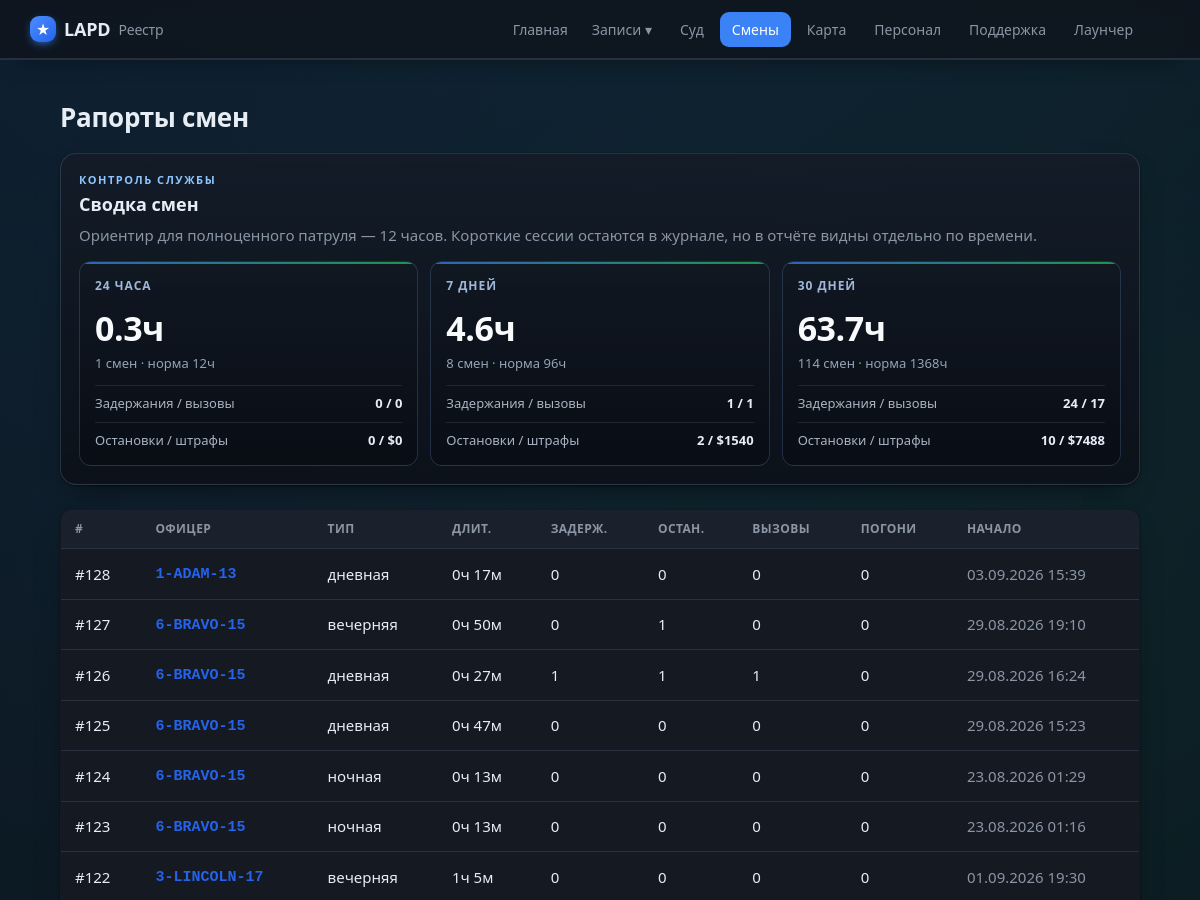
Page /shifts (upper part) on the earlier database version.
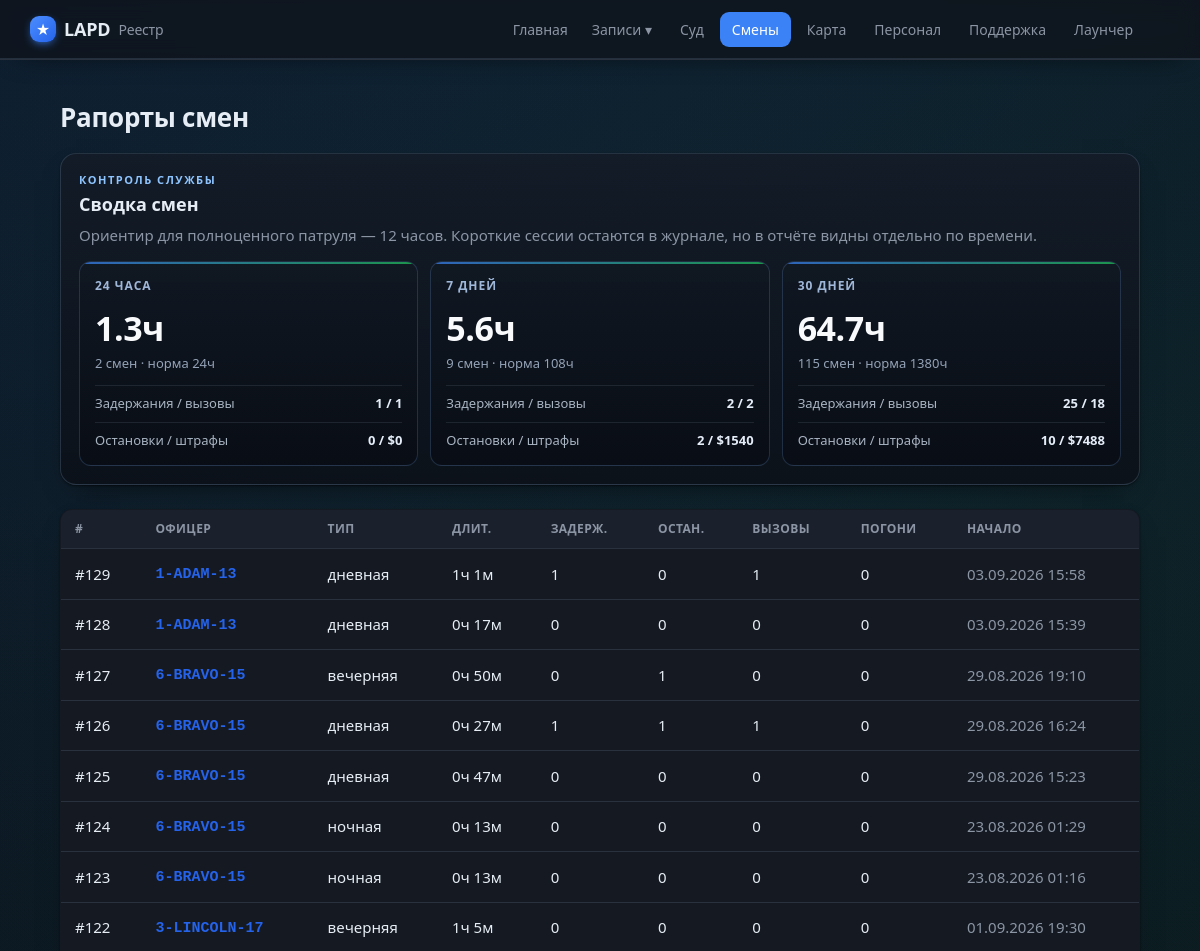
Same page on the later database version.
### tables this page shows
CREATE TABLE shifts (
                id INTEGER PRIMARY KEY AUTOINCREMENT,
                officer_id INTEGER NOT NULL,
                shift_type TEXT,
                started_at TEXT NOT NULL,
                ended_at TEXT,
                duration_min INTEGER DEFAULT 0,
                arrests INTEGER DEFAULT 0,
                traffic_stops INTEGER DEFAULT 0,
                pursuits INTEGER DEFAULT 0,
                pit INTEGER DEFAULT 0,
                callouts INTEGER DEFAULT 0,
                fines_total INTEGER DEFAULT 0,
                is_test INTEGER DEFAULT 0, source_ext TEXT,
                FOREIGN KEY (officer_id) REFERENCES officers(id)
            );

CREATE TABLE officers (
                id INTEGER PRIMARY KEY AUTOINCREMENT,
                callsign TEXT UNIQUE NOT NULL,
                name TEXT
            , current_status TEXT, status_since TEXT, rank TEXT, department TEXT, discord TEXT, is_admin INTEGER);

### app/main.py (the view)
@app.route("/shifts")
def shifts():
    return render_template("shifts.html", shifts=db.list_shifts(200),
                           periods=db.shift_periods())

### app/db.py (called while the page is built)
def fmt_dt(iso):
    try:
        dt = datetime.datetime.fromisoformat(iso)
        return dt.strftime("%d.%m.%Y %H:%M")
    except Exception:
        return iso or "—"

@contextmanager
def get_conn():
    conn = sqlite3.connect(config.DB_PATH)
    conn.row_factory = sqlite3.Row
    try:
        yield conn
        conn.commit()
    finally:
        conn.close()

def _row_to_shift(r):
    d = dict(r)
    d["is_test"] = bool(r["is_test"]) if "is_test" in r.keys() else False
    d["type_ru"] = SHIFT_TYPE_RU.get(r["shift_type"], r["shift_type"] or "—")
    dm = r["duration_min"] or 0
    d["duration_h"] = f"{dm // 60}ч {dm % 60}м"
    d["started_fmt"] = fmt_dt(r["started_at"])
    return d

def list_shifts(limit=100, officer_id=None):
    q = """SELECT shifts.*, officers.callsign, officers.name AS officer_name
           FROM shifts JOIN officers ON officers.id = shifts.officer_id"""
    params = []
    if officer_id:
        q += " WHERE shifts.officer_id=?"; params.append(officer_id)
    q += " ORDER BY shifts.id DESC LIMIT ?"; params.append(limit)
    with get_conn() as c:
        return [_row_to_shift(r) for r in c.execute(q, params).fetchall()]

### app/main.py (called while the page is built)
@app.context_processor
def inject_globals():
    return {"community": config.COMMUNITY_NAME, "STATUS_RU": db.STATUS_RU,
            "staff_label": db.staff_label,
            "static_export": os.environ.get("STATIC_EXPORT") == "1",
            "build_id": time.strftime("%Y%m%d")}

### app/templates/shifts.html (shortened to what this page needs)
{% extends "base.html" %}
{% block content %}
<div class="case-head">
  <h1>Рапорты смен</h1>
</div>
<section class="period-panel">
  <div class="section-kicker">Контроль службы</div>
  <h2>Сводка смен</h2>
  <p class="muted">Ориентир для полноценного патруля — 12 часов. Короткие сессии остаются в журнале, но в отчёте видны отдельно по времени.</p>
  <div class="period-grid">
    {% for p in periods %}
      <article class="period-card">
        <div class="period-title">{{ p.label }}</div>
        <div class="period-main">{{ p.hours }}ч</div>
        <div class="period-sub">{{ p.count }} смен · норма {{ (p.count * 12) }}ч</div>
        <div class="period-line">
          <span>Задержания / вызовы</span>
          <b>{{ p.arrests }} / {{ p.callouts }}</b>
        </div>
        <div class="period-line">
          <span>Остановки / штрафы</span>
          <b>{{ p.traffic_stops }} / ${{ p.fines_total }}</b>
        </div>
      </article>
    {% endfor %}
  </div>
</section>
{% if shifts %}
<table class="tbl">
  <thead><tr><th>#</th><th>Офицер</th><th>Тип</th><th>Длит.</th><th>Задерж.</th><th>Остан.</th><th>Вызовы</th><th>Погони</th><th>Начало</th></tr></thead>
  <tbody>
  {% for s in shifts %}
    <tr onclick="location='{{ url_for('shift_view', sid=s.id) }}'">
      <td><a class="row-link" href="{{ url_for('shift_view', sid=s.id) }}" onclick="event.stopPropagation()">#{{ s.id }}</a></td>
      <td>{% if s.callsign %}<a class="cs" href="{{ url_for('officer_view', callsign=s.callsign) }}" onclick="event.stopPropagation()">{{ s.callsign }}</a>{% else %}—{% endif %}
        {% if s.is_test %}<span class="tag test">ТЕСТ</span>{% endif %}</td>
      <td>{{ s.type_ru }}</td>
      <td>{{ s.duration_h }}</td>
      <td>{{ s.arrests }}</td>
      <td>{{ s.traffic_stops }}</td>
      <td>{{ s.callouts }}</td>
      <td>{{ s.pursuits }}</td>
      <td class="muted">{{ s.started_fmt }}</td>
    </tr>
  {% endfor %}
  </tbody>
</table>
{% else %}
  <p class="empty">Смен пока нет<span class="empty-sub">После закрытия игры агент отправит первый рапорт автоматически.</span></p>
{% endif %}
{% endblock %}

### app/templates/base.html (shortened to what this page needs)
<!doctype html>
<html lang="ru">
<head>
  <link rel="stylesheet" href="{{ url_for('static', filename='style.css') }}">
</head>
<body>
  <header class="topbar">
    <div class="wrap">
      <a class="brand" href="{{ url_for('index') }}">
        <span class="badge">★</span> {{ community }} <span class="sub">Реестр</span>
      </a>
      <nav>
        <a class="{% if request.endpoint == 'index' %}active{% endif %}" href="{{ url_for('index') }}">Главная</a>
        <div class="nav-drop">
          <span class="nav-drop-t">Записи ▾</span>
        </div>
        <a class="{% if request.endpoint == 'court' %}active{% endif %}" href="{{ url_for('court') }}">Суд</a>
        <a class="{% if request.endpoint == 'shifts' %}active{% endif %}" href="{{ url_for('shifts') }}">Смены</a>
        <a class="{% if request.endpoint == 'game_map' %}active{% endif %}" href="{{ url_for('game_map') }}">Карта</a>
        <a class="{% if request.endpoint == 'staff' %}active{% endif %}" href="{{ url_for('staff') }}">Персонал</a>
        <a class="{% if request.endpoint == 'support' %}active{% endif %}" href="{{ url_for('support') }}">Поддержка</a>
        <a class="{% if request.endpoint in ['launcher_page','register'] %}active{% endif %}" href="{{ url_for('launcher_page') }}">Лаунчер</a>
      </nav>
    </div>
  </header>
  <main class="wrap">
    {% block content %}{% endblock %}
  </main>
</body>
</html>

Differences in the rows shown:
added shifts: id "129", callsign "1-ADAM-13", type_ru "дневная", duration_h "1ч 1м", arrests "1", traffic_stops "0", callouts "1", pursuits "0", started_fmt "03.09.2026 15:58"
Other differences:
new list line: "24 ЧАСА 1.3 ч 2 смен · норма 24 ч Задержания / вызовы 1 / 1 Остановки / штрафы 0 / $ 0"
new list line: "7 ДНЕЙ 5.6 ч 9 смен · норма 108 ч Задержания / вызовы 2 / 2 Остановки / штрафы 2 / $ 1540"
new list line: "30 ДНЕЙ 64.7 ч 115 смен · норма 1380 ч Задержания / вызовы 25 / 18 Остановки / штрафы 10 / $ 7488"
list line gone: "24 ЧАСА 0.3 ч 1 смен · норма 12 ч Задержания / вызовы 0 / 0 Остановки / штрафы 0 / $ 0"
list line gone: "7 ДНЕЙ 4.6 ч 8 смен · норма 96 ч Задержания / вызовы 1 / 1 Остановки / штрафы 2 / $ 1540"
list line gone: "30 ДНЕЙ 63.7 ч 114 смен · норма 1368 ч Задержания / вызовы 24 / 17 Остановки / штрафы 10 / $ 7488"
